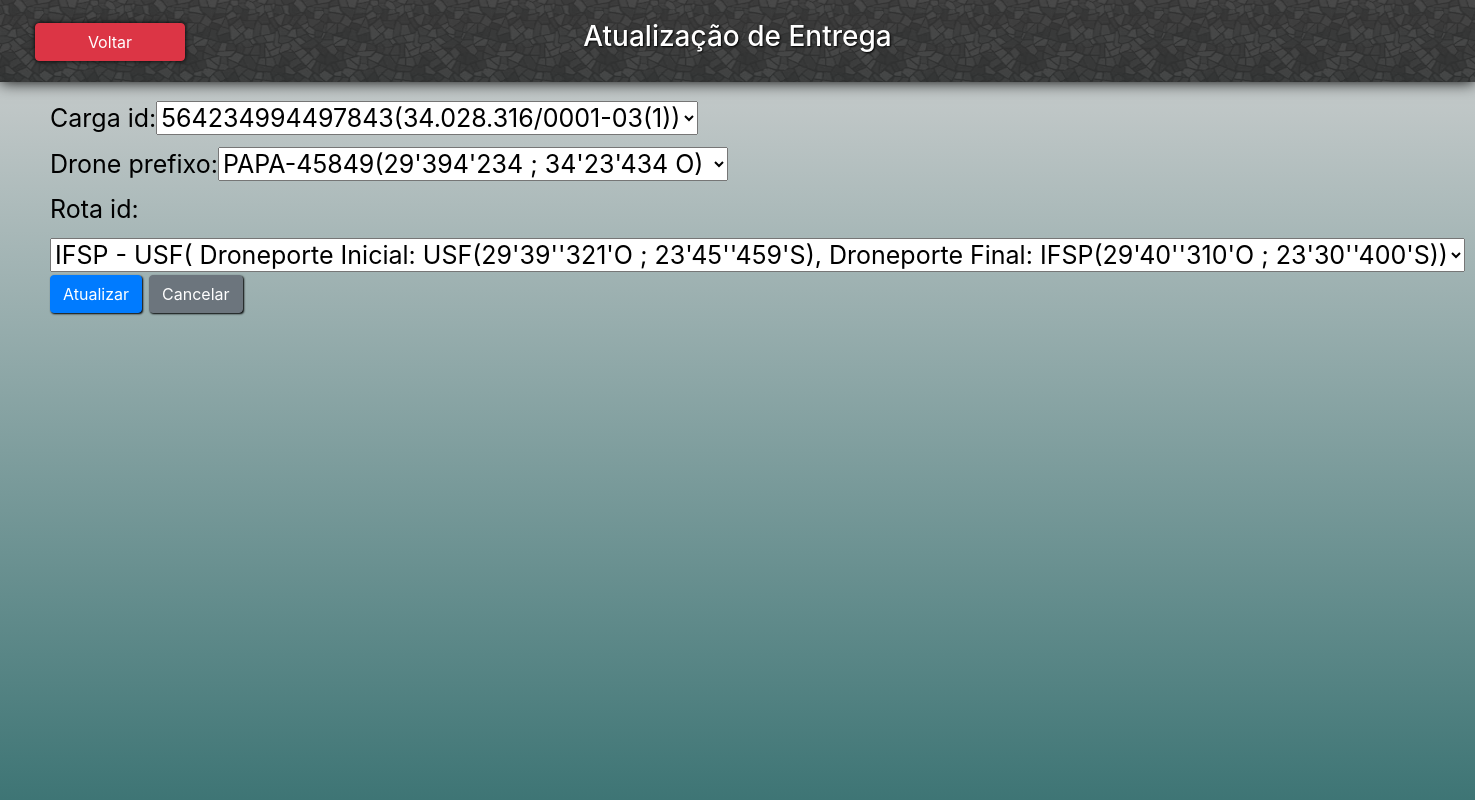
The page /atualiza_viagem/4/ on the database its author committed.
### core/models.py (models this page shows, shortened)
class Viagem(models.Model):
    carga_id = models.ForeignKey('Carga', on_delete=models.CASCADE)
    drone_prefixo = models.ForeignKey('Drone', on_delete=models.CASCADE)
    rota_id = models.ForeignKey('Rota', on_delete=models.CASCADE)
    class Meta:
        verbose_name_plural = 'Viagens'

### core/views.py (the view)
# urls.py: path('atualiza_viagem/<int:id>/', atualiza_viagem, name='url_atualiza_viagem'),
def atualiza_viagem(request, id):
    obj = Viagem.objects.get(id=id)
    form = FormViagem(request.POST or None, request.FILES or None, instance=obj)
    contexto = {'form': form, 'acao': 'Atualização de Entrega', 'caso': 'Atualizar', 'redirect': '/menu_viagem/'}
    if form.is_valid():
        form.save()
        messages.success(request, "Entrega ( "+ str(obj.id) +" ) atualizada com sucesso")
        return redirect('url_listagem_viagens')
    else:
        return render(request, 'core/cadastro.html', contexto)

### core/forms.py
class FormViagem(ModelForm):
    class Meta:
        model = Viagem
        fields = '__all__'

### core/models.py (called while the page is built)
    def __str__(self):
        return self.cnpj + '(' + str(self.id) + ')'

    def __str__(self):
        return self.notaFiscal + '(' + str(self.id_empresa) + ')'

    def __str__(self):
        return self.prefixo + '(' + self.localizacao + ')'

    def __str__(self):
        return self.apelido + '(' + self.localizacao + ')'

    def __str__(self):
        return self.apelido + '( Droneporte Inicial: '+ str(self.dronePorteInicial) +', Droneporte Final: '+ str(self.dronePorteFinal) +')'

### core/templates/core/cadastro.html (shortened to what this page needs)
{% extends 'base.html' %}
{% load bootstrap %}
{% block main %}
    <button type="button" class="btn btn-danger" id="btn-voltar" onclick="location.href='{{ redirect }}'">Voltar</button>
    <form class="formulario_cadastro" method="post" enctype="multipart/form-data">
        {{ form | bootstrap }}
        <button type="submit" class="btn btn-primary"> {{ caso }} </button>
        <button type="button" class="btn btn-secondary" onclick="location.href='/'">Cancelar</button>
    </form>
{% endblock %}

### static_files/css/style.css (style rules this page uses)
#btn-voltar { position: fixed; box-shadow: 0px 0px 5px black; left: 35px; top: 23px; width: 150px; z-index: 6; }
.btn { box-shadow: 1px 1px 2px black; }
.formulario_cadastro { color: black; z-index: 2; position: absolute; width: 50%; padding-top: 100px; left: 50px; font-size: 25px; padding-bottom: 50px; }

### rows shown on the page
Viagem: carga_id "564234994497843(34.028.316/0001-03(1))", drone_prefixo "PAPA-45849(29'394'234 ; 34'23'434 O)", rota_id "IFSP - USF( Droneporte Inicial: USF(29'39''321'O ; 23'45''459'S), Droneporte Final: IFSP(29'40''310'O ; 23'30''400'S))"

### other values the page prints
{{ acao }} "Atualização de Entrega"
{{ caso }} "Atualizar"
